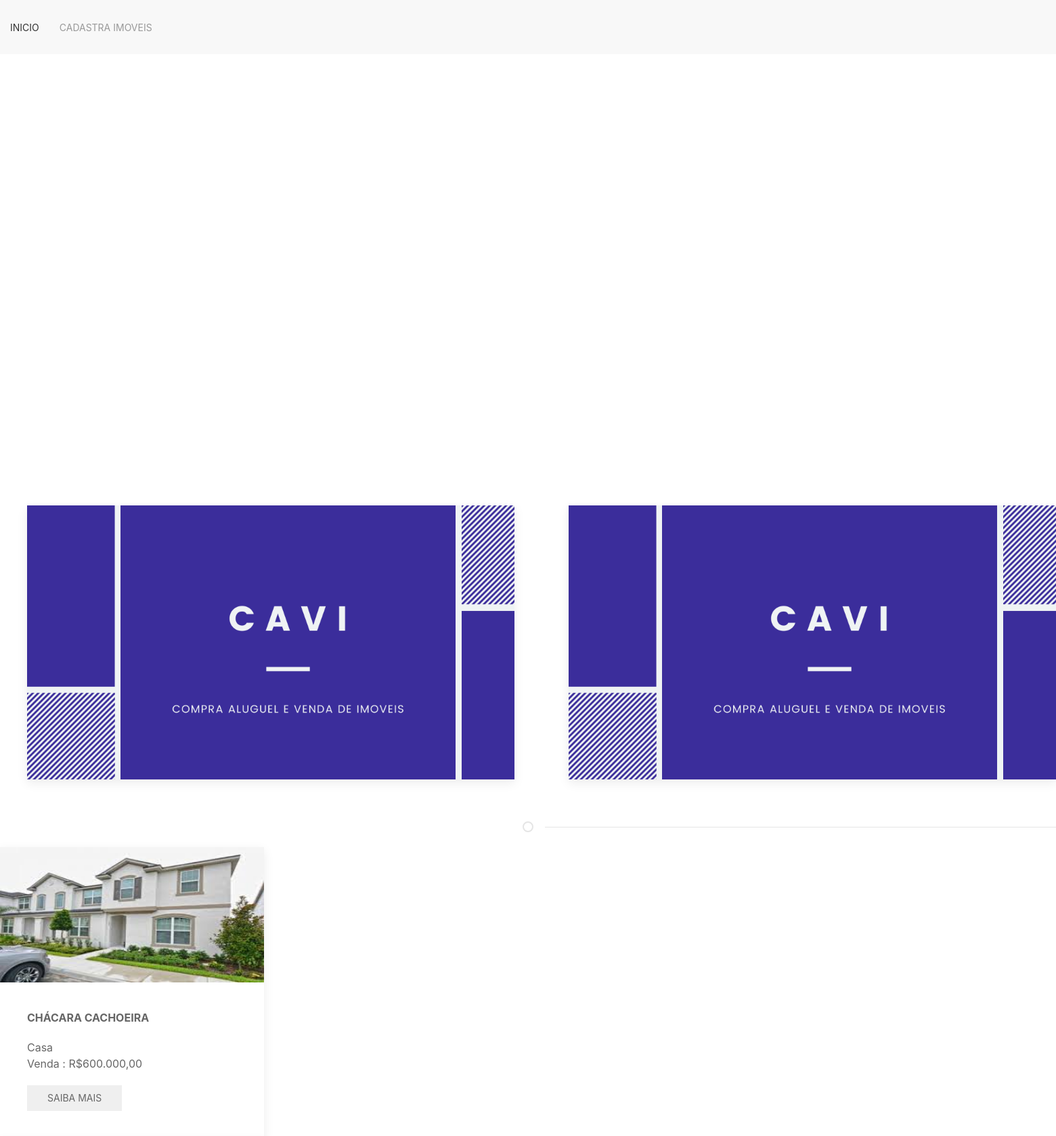
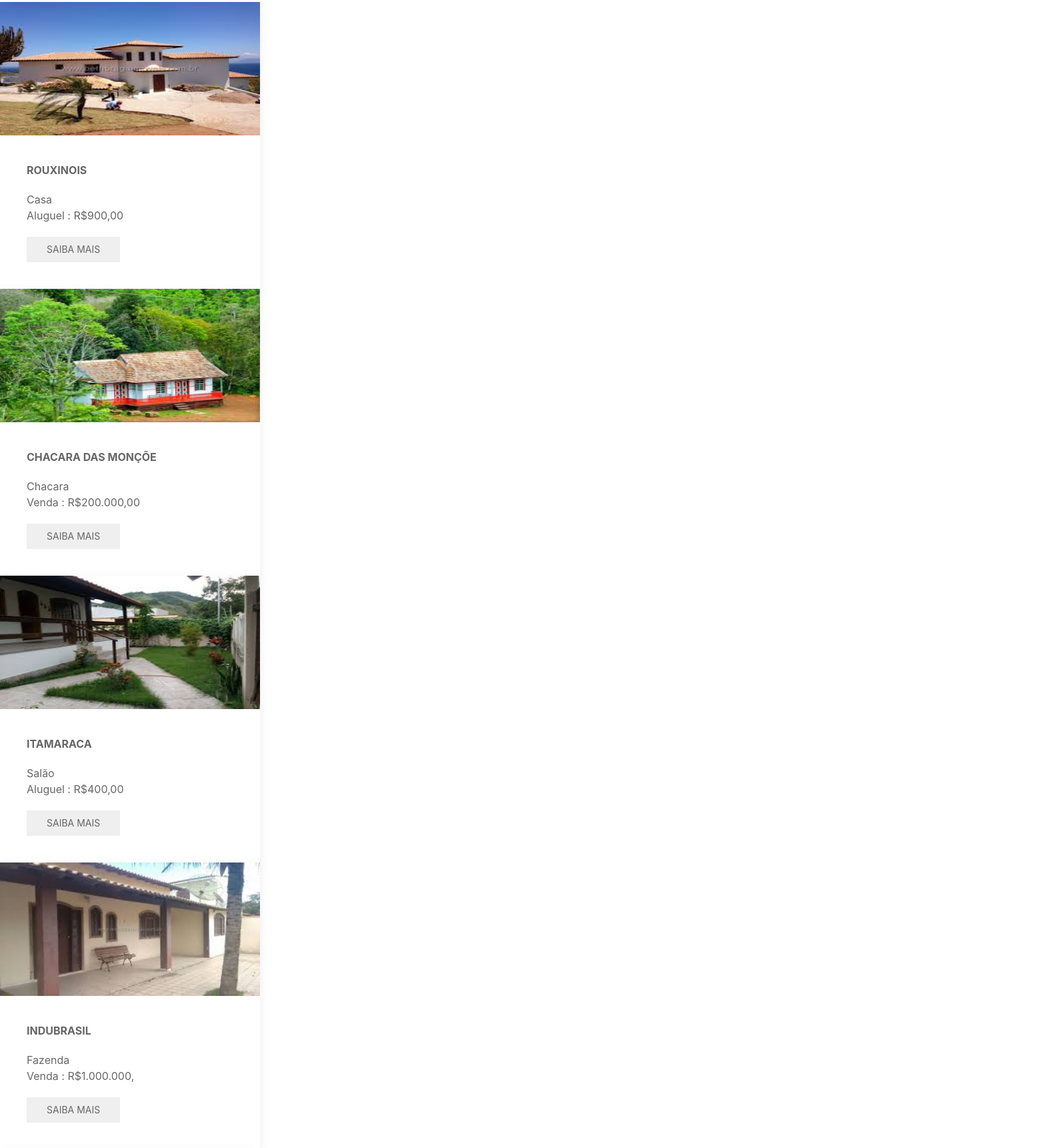
The page /BD/index.php (upper part) on the database its author committed (2 pictures, top to bottom).
### tables this page shows
CREATE TABLE `imoveis` (
  `id` int(11) NOT NULL,
  `nome_do_vendedor` varchar(50) DEFAULT NULL,
  `bairro` varchar(20) DEFAULT NULL,
  `rua` varchar(20) DEFAULT NULL,
  `publicação` datetime DEFAULT NULL,
  `imagem` varchar(30) DEFAULT NULL,
  `categoria` varchar(17) DEFAULT NULL,
  `tipo_de_anuncio` varchar(10) DEFAULT NULL,
  `valor` varchar(10) DEFAULT NULL,
  `descricao` varchar(250) DEFAULT NULL
);

### BD/index.php (the view, shortened to what this page needs)
<?php
	include_once("includes/processos_php/conexao.php");
?>
<!DOCTYPE html>
<html>
	<head>
		<?php
			include_once 'head.php';
		?>
	</head>
	<body>
		<?php
			include_once 'menu.php';
		?>
			<div uk-slider="center: true" class="uk-align-center">
				<div class="uk-align-center uk-visible-toggle uk-light" tabindex="-1">
					<ul class="uk-slider-items uk-child-width-1-2@s uk-grid">
						<li>
							<div class="uk-card uk-card-default">
								<div class="uk-card-media-top">
									<img src="IMAGENS/banner(1).png" alt="">
								</div>
							</div>
						</li>
						<li>
							<div class="uk-card uk-card-default">
								<div class="uk-card-media-top">
									<img src="IMAGENS/banner(1).png" alt="">
								</div>
							</div>
						</li>
					</ul>
				</div>
			</div>
		<hr class="uk-divider-icon">
		<div class="uk-child-width-1-4@m" uk-grid>
			<?php
				$sql = "SELECT * FROM imoveis";
				$consulta = mysqli_query($conexao,$sql);
				while ($exibirRegistros = mysqli_fetch_array($consulta)) {
			?>
			<div>
		        <div class="uk-card uk-card-default">
		            <div class="uk-card-media-top">
		                <img src="includes/processos_php/foto/<?php echo $exibirRegistros["imagem"]; ?>" style="width:100%;height: 200px;">
		            </div>
		            <div class="uk-card-body">
		                <p class="uk-text-bold uk-text-truncate" ><?php echo mb_strtoupper($exibirRegistros["bairro"]); ?></p>
		                <p> <?php echo $exibirRegistros["categoria"]; ?><br><?php echo $exibirRegistros["tipo_de_anuncio"]; ?> : R$<?php echo $exibirRegistros["valor"]; ?></p>
		                	<button class="uk-button" href="#modal-full" uk-toggle>Saiba Mais</button>
		            </div>
		        </div>
		    </div>
			<?php } ?>
		</div>
	</body>
</html>

### BD/head.php (shortened to what this page needs)
<link rel="stylesheet" type="text/css" href="includes/css/estilo.css">
<link rel="stylesheet" type="text/css" href="includes/css/estilo_login.css">
<link rel="stylesheet" type="text/css" href="includes/uikit/css/uikit.min.css">
<link rel="stylesheet" type="text/css" href="includes/uikit/css/uikit.css">
<link rel="stylesheet" type="text/css" href="includes/uikit/css/uikit-rtl.min.css">
<link rel="stylesheet" type="text/css" href="includes/uikit/css/uikit-rtl.css">

### BD/menu.php (shortened to what this page needs)
<div uk-sticky="sel-target: .uk-navbar-container; cls-active: uk-navbar-sticky; bottom: #transparent-sticky-navbar ">
    <nav class="uk-navbar-container" uk-navbar style="position: relative; z-index: 980;">
        <div class="uk-navbar-left">
         <ul class="uk-navbar-nav">
            <li class="uk-active"><a href="index.php">Inicio</a></li>
            <li>
                <a href="includes/processos_php/Conlogin.php">Cadastra Imoveis</a>
            </li>
        </ul>
        </div>
    </nav>
</div>
                  <div id="modal-sections2" uk-modal>
                  </div>

### rows shown on the page
imoveis: imagem (picture), bairro "CHÁCARA CACHOEIRA", categoria "Casa", tipo_de_anuncio "Venda", valor "600.000,00"
imoveis: imagem (picture), bairro "ROUXINOIS", categoria "Casa", tipo_de_anuncio "Aluguel", valor "900,00"
imoveis: imagem (picture), bairro "CHACARA DAS MONÇÕE", categoria "Chacara", tipo_de_anuncio "Venda", valor "200.000,00"
imoveis: imagem (picture), bairro "ITAMARACA", categoria "Salão", tipo_de_anuncio "Aluguel", valor "400,00"
imoveis: imagem (picture), bairro "INDUBRASIL", categoria "Fazenda", tipo_de_anuncio "Venda", valor "1.000.000,"
